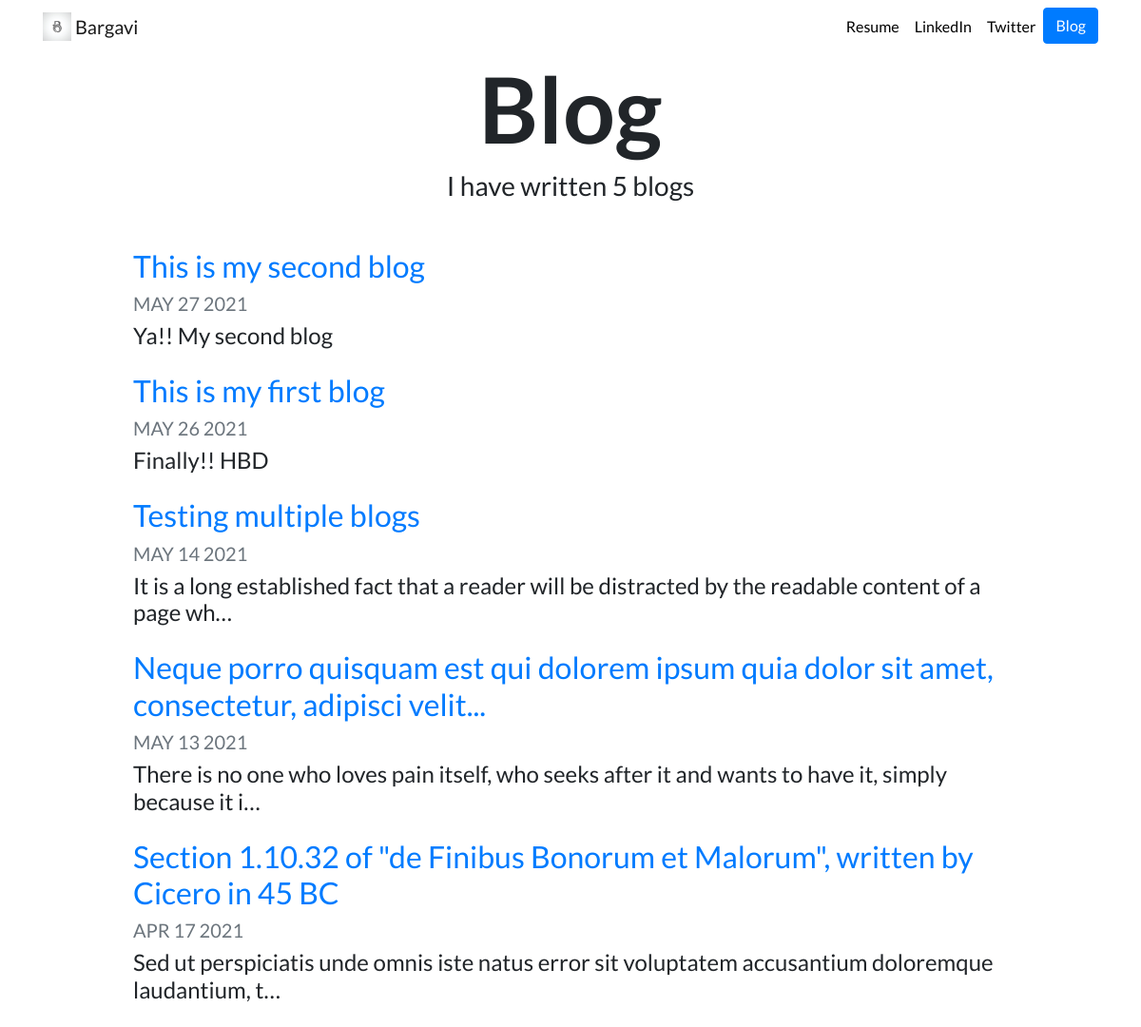
Screenshot of /blog/ with the database file from the repository.
### blog/models.py (models this page shows, shortened)
class Blog(models.Model):
     title = models.CharField(max_length=200)
     description = models.TextField()
     date = models.DateField()

### blog/views.py (the view)
# urls.py: path('', views.all_blogs, name='all_blogs'),
def all_blogs(request):
    blogs = Blog.objects.order_by('-date')
    return render(request, "blog/all_blogs.html", {'blogs':blogs})

### blog/templates/blog/all_blogs.html
{% extends "portfolio/base.html" %}
{% load static %}
{% block content %}
<h1 id="blogtitle" class="font-weight-bold text-center">Blog</h1>
<h3 class="text-center mb-5">I have written {{ blogs.count }} blog{{ blogs.count|pluralize }}</h3>
{% for blog in blogs %}
<div class="row justify-content-center my-3">
  <div class="col-md-10">
    <a href="{% url 'blog:detail' blog.id %}">
      <h2>{{ blog.title }}</h2>
    </a>
    <h5 class="text-muted">{{ blog.date|date:'M d Y'|upper }}</h5>
    <h4>{{ blog.description|striptags|truncatechars:100 }}</h4>
  </div>
</div>
{% endfor %}
{% endblock %}

### portfolio/static/portfolio/custom.css (style rules this page uses)
body { font-family: 'Lato', sans-serif; }
#blogtitle { font-size: 6rem; }

### rows the page displays
Blog: title "This is my second blog", date "MAY 27 2021", description "Ya!! My second blog"
Blog: title "This is my first blog", date "MAY 26 2021", description "Finally!! HBD"
Blog: title "Testing multiple blogs", date "MAY 14 2021", description "It is a long established fact that a reader will be distracted by the readable content of a page wh…"
Blog: title "Neque porro quisquam est qui dolorem ipsum quia dolor sit amet, consectetur, adipisci velit...", date "MAY 13 2021", description "There is no one who loves pain itself, who seeks after it and wants to have it, simply because it i…"
Blog: title "Section 1.10.32 of \"de Finibus Bonorum et Malorum\", written by Cicero in 45 BC", date "APR 17 2021", description "Sed ut perspiciatis unde omnis iste natus error sit voluptatem accusantium doloremque laudantium, t…"

### other values shown
{{ blogs.count }} "5"
